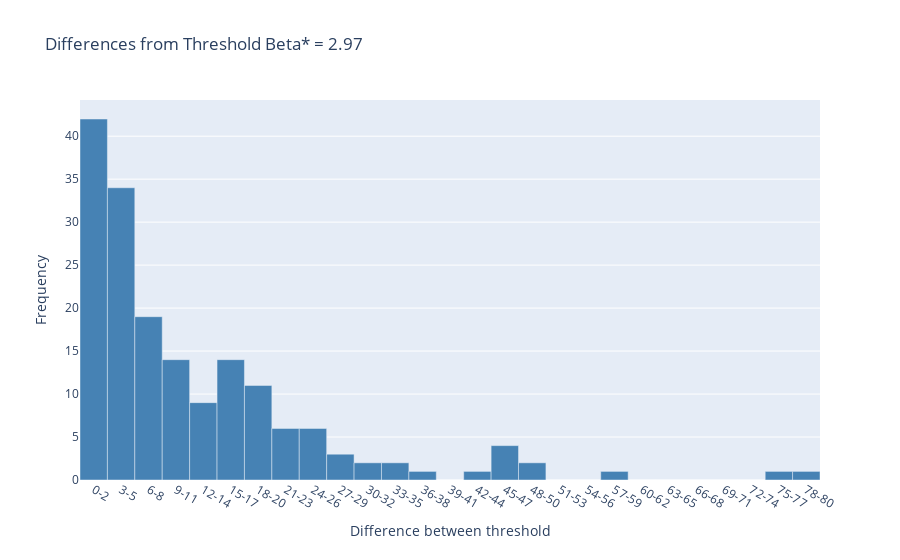

The code cell stored with this chart in its notebook:
### Markdown cell above
## Distribution of jumps

### Code cell
diffs = [i for i in df['Test Statistic'] if i > Beta_star] - Beta_star
# Define bucket size and range
bucket_size = 3
buckets = np.arange(0, max(diffs) + bucket_size, bucket_size)

# Group data into buckets
counts, bins = np.histogram(diffs, bins=buckets)

# Plot histogram
fig = go.Figure(data=[go.Bar(x=bins, y=counts, width=bucket_size, marker_color='steelblue')])
fig.update_layout(title=f'Differences from Threshold Beta* = {round(Beta_star, 2)}',
                  xaxis_title='Difference between threshold',
                  yaxis_title='Frequency',
                  xaxis=dict(tickvals=bins, ticktext=[f'{int(bins[i])}-{int(bins[i+1]-1)}' for i in range(len(bins)-1)]),
                  bargap=1)
fig.show()

### Figure 1 — Plotly figure (JSON) as saved in the notebook; plotly's stock layout.template omitted (floating-point values rounded to 4 significant figures)
{"data": [{"marker": {"color": "steelblue"}, "type": "bar", "width": 3, "x": [0, 3, 6, 9, 12, 15, 18, 21, 24, 27, 30, 33, 36, 39, 42, 45, 48, 51, 54, 57, 60, 63, 66, 69, 72, 75, 78, 81], "y": [42, 34, 19, 14, 9, 14, 11, 6, 6, 3, 2, 2, 1, 0, 1, 4, 2, 0, 0, 1, 0, 0, 0, 0, 0, 1, 1]}], "layout": {"bargap": 1, "title": {"text": "Differences from Threshold Beta* = 2.97"}, "xaxis": {"ticktext": ["0-2", "3-5", "6-8", "9-11", "12-14", "15-17", "18-20", "21-23", "24-26", "27-29", "30-32", "33-35", "36-38", "39-41", "42-44", "45-47", "48-50", "51-53", "54-56", "57-59", "60-62", "63-65", "66-68", "69-71", "72-74", "75-77", "78-80"], "tickvals": [0, 3, 6, 9, 12, 15, 18, 21, 24, 27, 30, 33, 36, 39, 42, 45, 48, 51, 54, 57, 60, 63, 66, 69, 72, 75, 78, 81], "title": {"text": "Difference between threshold"}}, "yaxis": {"title": {"text": "Frequency"}}}}
